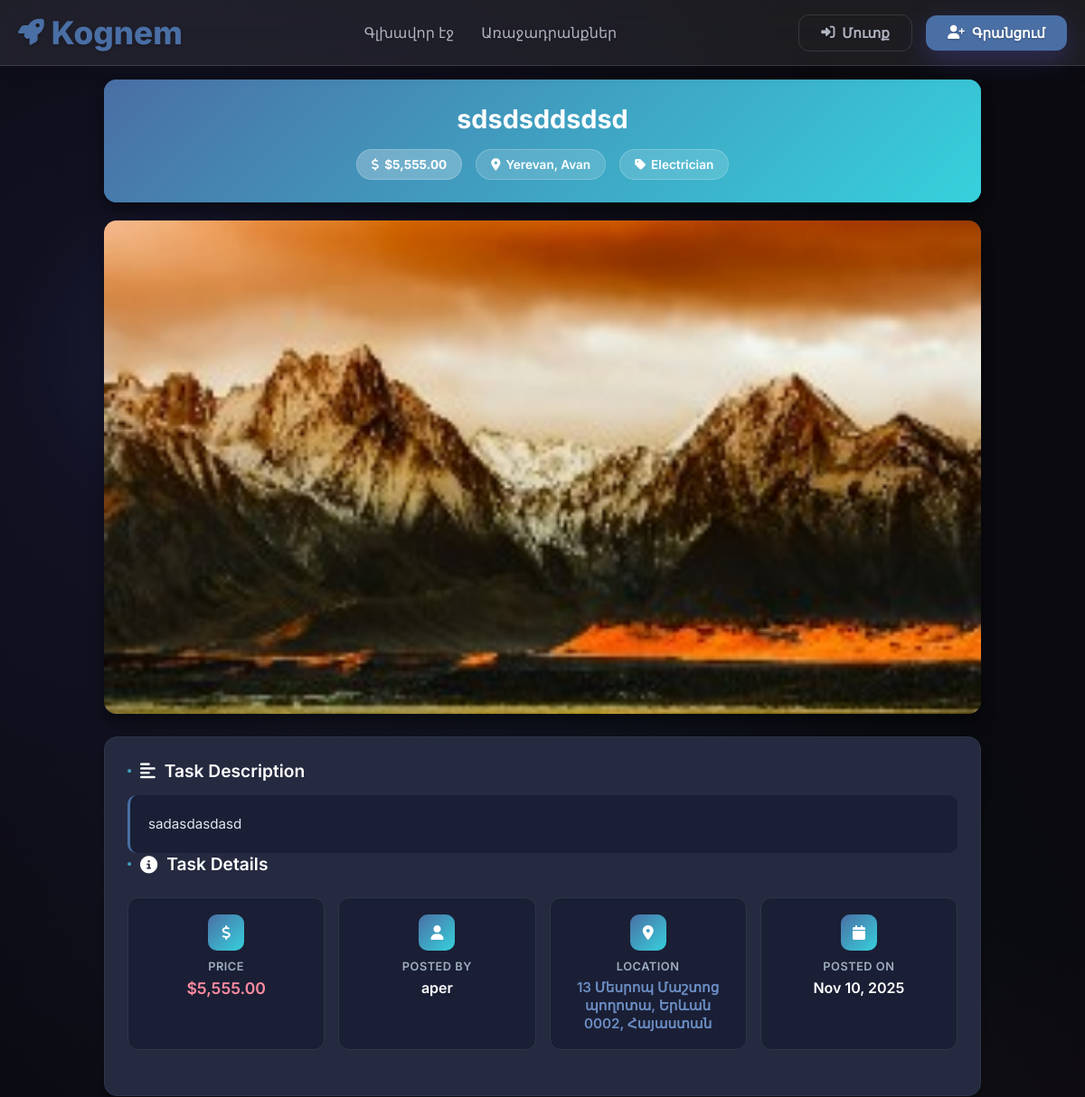
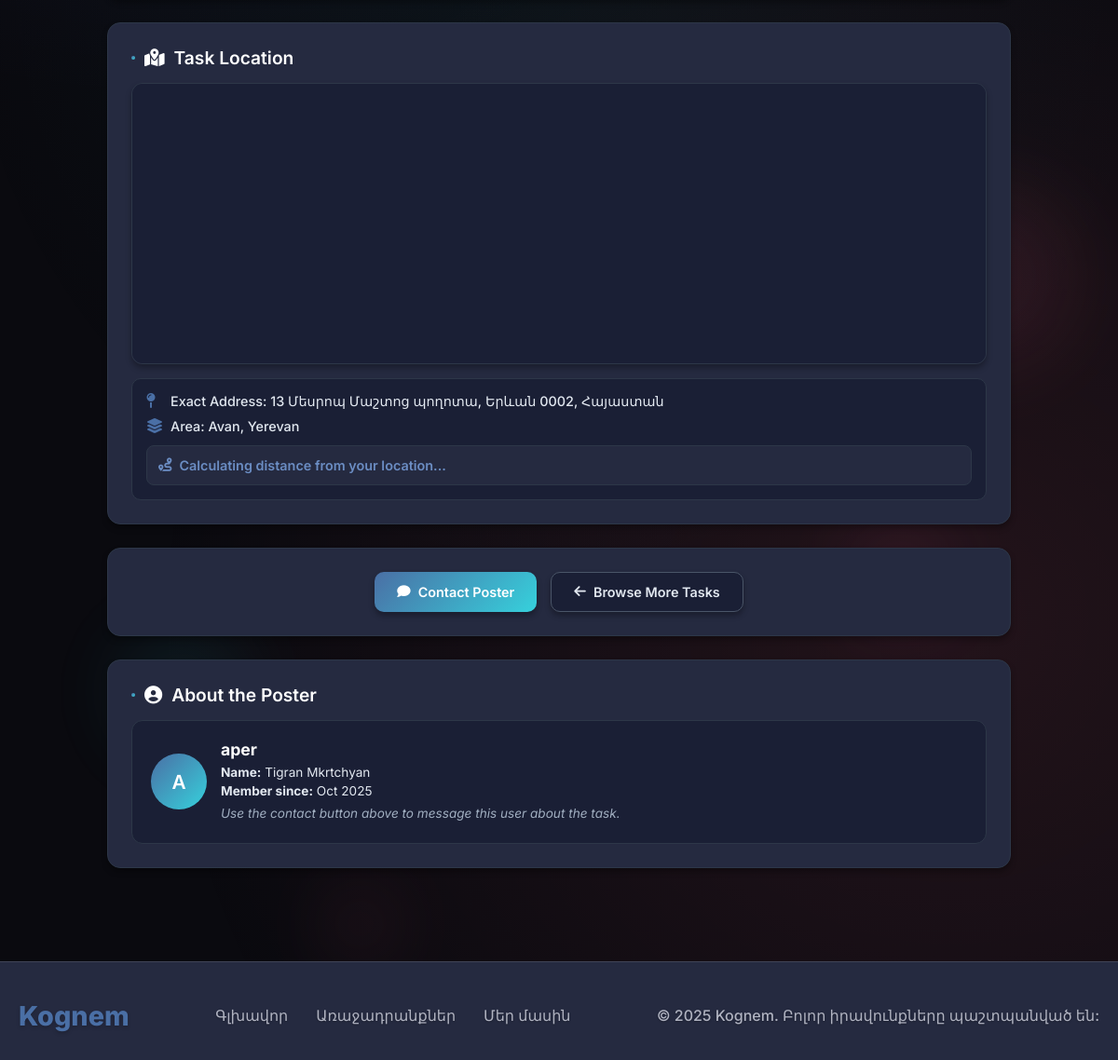
/task/50/, run on the app's committed database (2 pictures, top to bottom).
### Kognem/models.py (models this page shows, shortened)
class Post(models.Model):
    STATUS_CHOICES = [
        ('pending', 'Pending'),
        ('approved', 'Approved'),
        ('rejected', 'Rejected'),
    ]
    TASK_STATUS_CHOICES = [
    ('open', 'Open for Applications'),
    ('in_progress', 'In Progress'),
    ('waiting_approval', 'Waiting for Owner Approval'),
    ('completed', 'Completed'),
    ('cancelled', 'Cancelled'),
    ('incomplete', 'Incomplete'),
    ('under_review', 'Under Admin Review'),
]
    title = models.CharField(max_length=255)
    user = models.ForeignKey(User, on_delete=models.CASCADE, related_name='posts')
    category = models.ForeignKey(Category, on_delete=models.SET_NULL, null=True, blank=True, related_name='posts')
    image = models.ImageField(upload_to='posts/')
    description = models.TextField()
    location = models.CharField(max_length=255)
    state = models.ForeignKey(State, on_delete=models.SET_NULL, null=True)
    province = models.ForeignKey(Province, on_delete=models.SET_NULL, null=True)
    price = models.DecimalField(max_digits=10, decimal_places=2)
    status = models.CharField(max_length=20, choices=STATUS_CHOICES, default='pending')
    rejection_reason = models.CharField(max_length=500, blank=True, null=True)
    created_at = models.DateTimeField(auto_now_add=True)
    updated_at = models.DateTimeField(auto_now=True)
    assigned_to = models.ForeignKey(User, on_delete=models.SET_NULL, null=True, blank=True,
                                  related_name='assigned_tasks')
    task_status = models.CharField(max_length=20, choices=TASK_STATUS_CHOICES, default='open')
    assigned_at = models.DateTimeField(null=True, blank=True)
    completed_at = models.DateTimeField(null=True, blank=True)
    cancelled_by_user = models.BooleanField(default=False)
    worker_started_at = models.DateTimeField(null=True, blank=True)
    worker_completed_at = models.DateTimeField(null=True, blank=True)
    worker_cancelled_at = models.DateTimeField(null=True, blank=True)
    worker_incomplete_at = models.DateTimeField(null=True, blank=True)
    disputed_by_worker = models.BooleanField(default=False)
    disputed_by_owner = models.BooleanField(default=False)
    dispute_reason = models.TextField(blank=True, null=True)
    resolved_by_support = models.BooleanField(default=False)
    support_resolution = models.TextField(blank=True, null=True)
    resolved_at = models.DateTimeField(null=True, blank=True)
    views_count = models.PositiveIntegerField(default=0)
    last_viewed = models.DateTimeField(null=True, blank=True)

class State(models.Model):
    name = models.CharField(max_length=100, unique=True)

class Province(models.Model):
    state = models.ForeignKey(State, on_delete=models.CASCADE, related_name='provinces')
    name = models.CharField(max_length=100)
    class Meta:
        unique_together = ('state', 'name')

class Category(models.Model):
    name = models.CharField(max_length=100)
    class Meta:
        verbose_name_plural = "Categories"

class Profile(models.Model):
    ROLE_CHOICES = [
        ('superadmin', 'Super Admin'),
        ('admin', 'Admin'),
        ('support', 'Support'),
        ('user', 'User'),
    ]
    user = models.OneToOneField(User, on_delete=models.CASCADE)
    full_name = models.CharField(max_length=100, blank=True)
    phone = models.CharField(max_length=20, blank=True)
    verification_id = models.CharField(max_length=50, blank=True)
    role = models.CharField(max_length=20, choices=ROLE_CHOICES, default='user')

### Kognem/views.py (the view)
# urls.py: path('task/<int:post_id>/', views.task_detail, name='task_detail'),
def task_detail(request, post_id):
    post = get_object_or_404(Post, id=post_id)
    return render(request, 'task_detail.html', {'post': post})

### Kognem/templates/task_detail.html (shortened to what this page needs)
{% extends 'base.html' %}
{% load static %}
{% block body %}
<main class="container">
    <section class="task-header">
        <h1 class="task-title">{{ post.title }}</h1>
        <div class="task-meta-header">
            <div class="meta-badge price">
                <i class="fas fa-dollar-sign"></i>
                ${{ post.price }}
            </div>
            <div class="meta-badge">
                <i class="fas fa-map-marker-alt"></i>
                {{ post.state.name }}, {{ post.province.name }}
            </div>
            <div class="meta-badge">
                <i class="fas fa-tag"></i>
                {{ post.category.name }}
            </div>
        </div>
    </section>
    <section class="image-section">
        <div class="image-container">
            {% if post.image %}
                <img src="{{ post.image.url }}" alt="{{ post.title }}" class="post-image">
            {% else %}
                <div class="no-image">
                    <i class="fas fa-tasks"></i>
                    <span>{{ post.title }}</span>
                </div>
            {% endif %}
        </div>
    </section>
    <section class="content-section">
        <h3 class="section-title">
            <i class="fas fa-align-left"></i>
            Task Description
        </h3>
        <div class="description-text">
            {{ post.description|linebreaks }}
        </div>
        <h3 class="section-title">
            <i class="fas fa-info-circle"></i>
            Task Details
        </h3>
        <div class="details-grid">
            <div class="detail-card">
                <div class="icon">
                    <i class="fas fa-dollar-sign"></i>
                </div>
                <h4>Price</h4>
                <p class="price">${{ post.price }}</p>
            </div>
            <div class="detail-card">
                <div class="icon">
                    <i class="fas fa-user"></i>
                </div>
                <h4>Posted By</h4>
                <p>{{ post.user.username }}</p>
            </div>
            <div class="detail-card">
                <div class="icon">
                    <i class="fas fa-map-marker-alt"></i>
                </div>
                <h4>Location</h4>
                <p class="location">{{ post.location }}</p>
            </div>
            <div class="detail-card">
                <div class="icon">
                    <i class="fas fa-calendar"></i>
                </div>
                <h4>Posted On</h4>
                <p>{{ post.created_at|date:"M d, Y" }}</p>
            </div>
        </div>
    </section>
    <section class="map-section">
        <h3 class="section-title">
            <i class="fas fa-map-marked-alt"></i>
            Task Location
        </h3>
        <div class="map-container">
            <div id="map"></div>
        </div>
        <div class="location-info">
            <div class="location-details">
                <i class="fas fa-map-pin"></i>
                <span>Exact Address: {{ post.location }}</span>
            </div>
            <div class="location-details">
                <i class="fas fa-layer-group"></i>
                <span>Area: {{ post.province.name }}, {{ post.state.name }}</span>
            </div>
            <div id="distanceInfo">
                <i class="fas fa-route"></i>
                <span id="distanceText">Calculating distance from your location...</span>
            </div>
        </div>
    </section>
    <section class="action-section">
        <div class="action-buttons">
            {% if post.user != user %}
                <a href="{% url 'chat_room' post.user.id %}" class="btn-primary" id="contactBtn">
                    <i class="fas fa-comment"></i>
                    Contact Poster
                </a>
            {% endif %}
            <a href="{% url 'home' %}" class="btn-secondary">
                <i class="fas fa-arrow-left"></i>
                Browse More Tasks
            </a>
        </div>
    </section>
    {% if post.user != user %}
    <section class="contact-section">
        <h3 class="section-title">
            <i class="fas fa-user-circle"></i>
            About the Poster
        </h3>
        <div class="user-info">
            <div class="user-avatar">
                {{ post.user.username|first|upper }}
            </div>
            <div class="user-details">
                <h4>{{ post.user.username }}</h4>
                {% if post.user.profile.full_name %}
                    <p><strong>Name:</strong> {{ post.user.profile.full_name }}</p>
                {% endif %}
                <p><strong>Member since:</strong> {{ post.user.date_joined|date:"M Y" }}</p>
                <p>Use the contact button above to message this user about the task.</p>
            </div>
        </div>
    </section>
    {% endif %}
</main>
{% endblock %}

### Kognem/templates/base.html (style rules this page uses)
:root { --primary: #6C63FF; --primary-dark: #5A52D5; --primary-light: #8B85FF; --secondary: #FF6584; --secondary-dark: #E04F6D; --secondary-light: #FF8BA0; --accent: #36D1DC; --dark: #1A1D29; --darker: #12141C; --light: #FFFFFF; --text-bold: #FFFFFF; --text-secondary: #B0B3C1; --glass: rgba(255, 255, 255, 0.08); --glass-border: rgba(255, 255, 255, 0.12); --card-bg: rgba(30, 33, 47, 0.6); --shadow-primary: 0 10px 30px rgba(108, 99, 255, 0.25); --shadow-secondary: 0 10px 30px rgba(255, 101, 132, 0.25); --shadow-large: 0 25px 50px rgba(0, 0, 0, 0.25); --status-open: #10B981; --status-in-progress: #F59E0B; --status-completed: #3B82F6; --status-cancelled: #6B7280; --status-incomplete: #EF4444; --status-rejected: #EF4444; }
* { margin: 0; padding: 0; box-sizing: border-box; font-family: 'Inter', sans-serif; }
body { background: linear-gradient(135deg, var(--darker) 0%, var(--dark) 100%); color: var(--text-bold); min-height: 100vh; overflow-x: hidden; position: relative; }
body::before { content: ''; position: fixed; top: 0; left: 0; width: 100%; height: 100%; background: radial-gradient(circle at 15% 20%, rgba(108, 99, 255, 0.1) 0%, transparent 40%), radial-gradient(circle at 85% 80%, rgba(255, 101, 132, 0.1) 0%, transparent 40%), radial-gradient(circle at 50% 50%, rgba(54, 209, 220, 0.05) 0%, transparent 50%); z-index: -1; }
main { min-height: calc(100vh - 140px); position: relative; z-index: 1; }
body * { text-rendering: optimizeLegibility; -webkit-font-smoothing: antialiased; -moz-osx-font-smoothing: grayscale; }

### data on the page
Post: title "sdsdsddsdsd", price "5,555.00", state.name "Yerevan", province.name "Avan", category.name "Electrician", image (picture), description "sadasdasdasd", user.username "aper", location "13 Մեսրոպ Մաշտոց պողոտա, Երևան 0002, Հայաստան", created_at "Nov 10, 2025", user.username|first "A", user.profile.full_name "Tigran Mkrtchyan", user.date_joined "Oct 2025"
